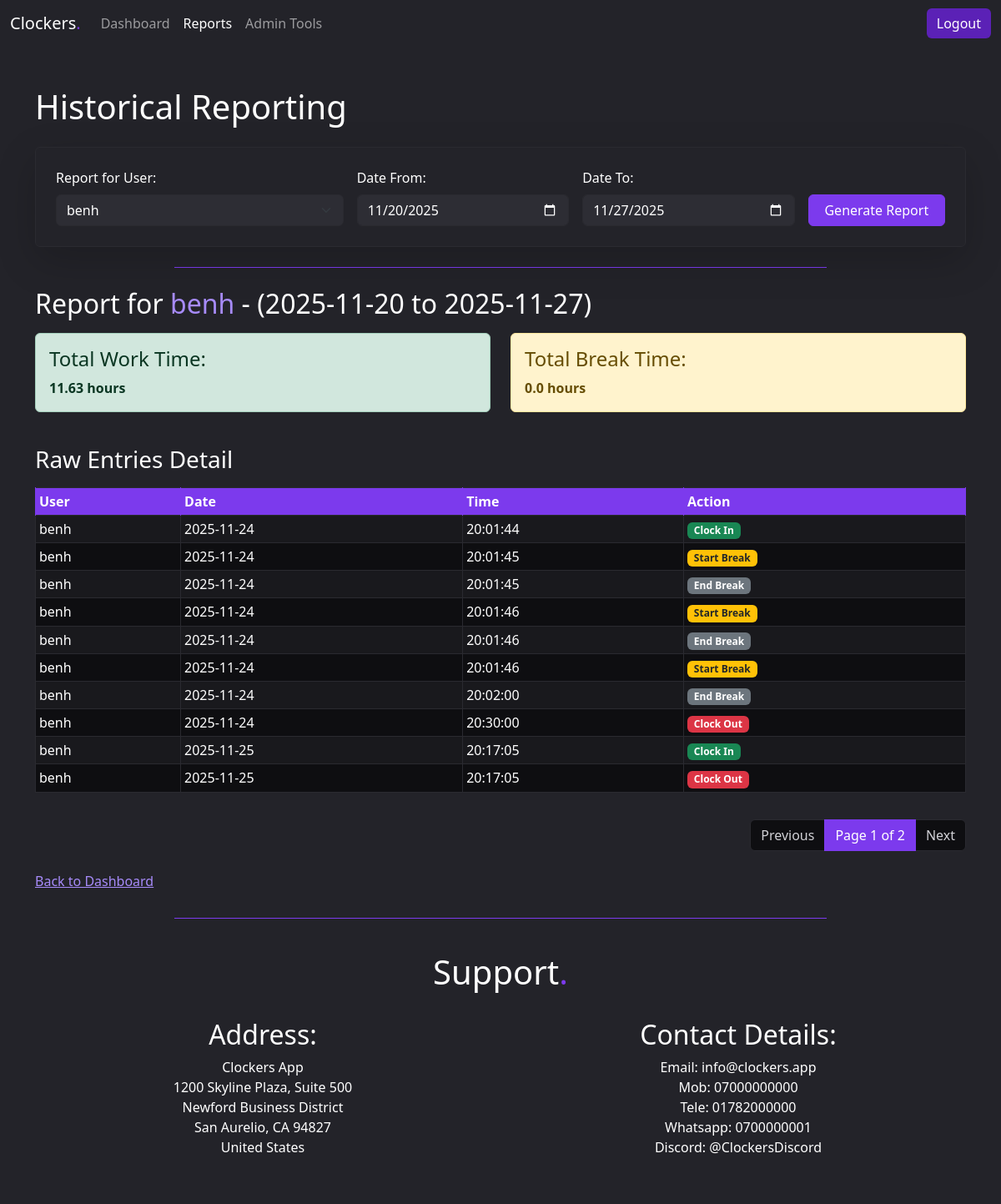
The app's page /reports/ (signed in) with its own data.
### time_tracker/models.py (models this page shows, shortened)
class TimeEntry(models.Model):
    ACTION_CHOICES = [
        ('IN', 'Clock In'),
        ('OUT', 'Clock Out'),
        ('BREAK_START', 'Start Break'),
        ('BREAK_END', 'End Break'),
    ]
    user = models.ForeignKey(User, on_delete=models.CASCADE)
    timestamp = models.DateTimeField()
    action_type = models.CharField(max_length=12, choices=ACTION_CHOICES)
    date_only = models.DateField(db_index=True)
    class Meta:
        verbose_name_plural = "Time Entries"

### time_tracker/views.py (the view)
# urls.py: path('reports/', views.reports_view, name='reports'),
@login_required
def reports_view(request):
    today = timezone.localdate()
    default_start_date = today - timedelta(days=7)
    date_from_str = request.GET.get('date_from')
    date_to_str = request.GET.get('date_to')
    user_id_str = request.GET.get('user_id')
    target_user = request.user
    if request.user.is_staff and user_id_str:
        try:
            target_user = User.objects.get(id=user_id_str)
        except User.DoesNotExist:
            pass
    try:
        date_from = date.fromisoformat(date_from_str) if date_from_str else default_start_date
        date_to = date.fromisoformat(date_to_str) if date_to_str else today
    except ValueError:
        date_from = default_start_date
        date_to = today
    if date_to < date_from:
        date_to = date_from
    results = calculate_time_period(target_user, date_from, date_to)
    all_report_entries = results['raw_entries']
    PAGINATE_BY = 10
    paginator = Paginator(all_report_entries, PAGINATE_BY)
    page_number = request.GET.get('page')
    page_obj = paginator.get_page(page_number)
    query_params_dict = {
        'date_from': date_from.isoformat(),
        'date_to': date_to.isoformat(),
    }
    if request.user.is_staff and target_user.id != request.user.id:
        query_params_dict['user_id'] = target_user.id
    query_params = urlencode(query_params_dict)
    context = {
        'date_from': date_from.isoformat(),
        'date_to': date_to.isoformat(),
        'target_user': target_user,
        'is_admin': request.user.is_staff,
        'users': User.objects.all().order_by('username') if request.user.is_staff else None,
        'total_work_time': results['work_duration'],
        'total_break_time': results['break_duration'],
        'raw_entries': page_obj,
        'query_params': query_params,
    }
    return render(request, 'time_tracker/reports.html', context)

### time_tracker/templates/time_tracker/reports.html (shortened to what this page needs)
{% extends 'base.html' %}
{% block content %}
    <h1 class="mb-4">Historical Reporting</h1>
    <div class="card p-4 mb-4 custom-login-card shadow-lg">
        <form method="GET" action="{% url 'reports' %}">
            <div class="row g-3 align-items-end">
                {% if is_admin %}
                <div class="col-sm-12 col-md-4">
                    <label for="user_id" class="form-label">Report for User:</label>
                    <select id="user_id" name="user_id" class="form-select custom-select-dark">
                        {% for user in users %}
                            <option value="{{ user.id }}" {% if user.id == target_user.id %}selected{% endif %}>
                                {{ user.username }}
                            </option>
                        {% endfor %}
                    </select>
                </div>
                {% endif %}
                <div class="col-sm-6 col-md-3">
                    <label for="date_from" class="form-label">Date From:</label>
                    <input type="date" id="date_from" name="date_from" value="{{ date_from }}"
                           class="form-control custom-input-dark" required>
                </div>
                <div class="col-sm-6 col-md-3">
                    <label for="date_to" class="form-label">Date To:</label>
                    <input type="date" id="date_to" name="date_to" value="{{ date_to }}"
                           class="form-control custom-input-dark" required>
                </div>
                <div class="col-12 col-md-2 d-grid">
                    <button type="submit" class="btn btn-primary-custom">Generate Report</button>
                </div>
            </div>
        </form>
    </div> <hr class="hr-custom-width">
    <h2 class="mt-4">Report for <span class ="light-accent">{{ target_user.username }}</span> - ({{ date_from }} to {{ date_to }})</h2>
    {% if raw_entries %}
        <div class="row mb-4 mt-3">
            <div class="col-md-6">
                <div class="alert alert-success">
                    <h4>Total Work Time:</h4>
                    <strong>{{ total_work_time }} hours</strong>
                </div>
            </div>
            <div class="col-md-6">
                <div class="alert alert-warning">
                    <h4>Total Break Time:</h4>
                    <strong>{{ total_break_time }} hours</strong>
                </div>
            </div>
        </div>
        <h3 class="mb-3">Raw Entries Detail</h3>
        <div class="table-responsive">
        <table class="table table-striped table-hover table-bordered table-sm">
            <thead class="table-primary-header">
                <tr>
                    <th class ="text-nowrap-col">User</th>
                    <th class ="text-nowrap-col">Date</th>
                    <th class ="text-nowrap-col">Time</th>
                    <th class ="text-nowrap-col">Action</th>
                </tr>
            </thead>
            <tbody>
                {% for entry in raw_entries %}
                <tr>
                    <td class ="text-nowrap-col">{{ entry.user.username }}</td>
                    <td class ="text-nowrap-col">{{ entry.date_only|date:"Y-m-d" }}</td>
                    <td class ="text-nowrap-col">{{ entry.timestamp|date:"H:i:s" }}</td>
                    <td class ="text-nowrap-col">
                        <span class="badge
                            {% if entry.action_type == 'IN' %}bg-success
                            {% elif entry.action_type == 'OUT' %}bg-danger
                            {% elif entry.action_type == 'BREAK_START' %}bg-warning text-dark
                            {% else %}bg-secondary
                            {% endif %}">
                            {% if entry.action_type == 'IN' %}Clock In
                            {% elif entry.action_type == 'OUT' %}Clock Out
                            {% elif entry.action_type == 'BREAK_START' %}Start Break
                            {% elif entry.action_type == 'BREAK_END' %}End Break
                            {% endif %}
                        </span>
                    </td>
                </tr>
                {% endfor %}
            </tbody>
        </table>
        </div>
        {% if raw_entries.has_other_pages %}
            <nav aria-label="Page navigation" class="mt-3">
                <ul class="pagination justify-content-end">
                    {% if raw_entries.has_previous %}
                        <li class="page-item">
                            <a class="page-link" href="?page={{ raw_entries.previous_page_number }}&{{ query_params }}">Previous</a>
                        </li>
                    {% else %}
                        <li class="page-item disabled">
                            <span class="page-link">Previous</span>
                        </li>
                    {% endif %}
                    <li class="page-item active" aria-current="page">
                        <span class="page-link">
                            Page {{ raw_entries.number }} of {{ raw_entries.paginator.num_pages }}
                        </span>
                    </li>
                    {% if raw_entries.has_next %}
                        <li class="page-item">
                            <a class="page-link" href="?page={{ raw_entries.next_page_number }}&{{ query_params }}">Next</a>
                        </li>
                    {% else %}
                        <li class="page-item disabled">
                            <span class="page-link">Next</span>
                        </li>
                    {% endif %}
                </ul>
            </nav>
        {% endif %}
    {% else %}
        <p class="alert alert-info">No clocking activity found in the selected date range for this user.</p>
    {% endif %}
    <p class="mt-4"><a href="{% url 'dashboard' %}">Back to Dashboard</a></p>
{% endblock content %}

### time_tracker/static/css/style.css (style rules this page uses)
:root { --color-primary: #7C3AED; --color-primary-light: #A78BFA; --color-primary-dark: #5B21B6; --background-primary: #0E0E11; --background-secondary: #1A1A1F; --background-elevated: #232329; --surface: #2D2D34; --text-primary: #FFFFFF; --text-secondary: #D1D1D6; --text-tertiary: #A1A1AA; --text-disabled: #6B6B75; --border-light: #3A3A41; --border-medium: #2A2A30; --focus-ring: #A78BFA; --overlay-hover: #FFFFFF0D; --overlay-active: #FFFFFF1A; --overlay-pressed: #7C3AED1A; --surface-disabled: #1A1A1F; --success: #22C55E; --warning: #FACC15; --error: #EF4444; --info: #3B82F6; }
html, body { background: var(--background-elevated); color: var(--text-primary); margin: 0; padding: 0; }
.light-accent { color: var(--color-primary-light); }
.table-primary-header { background-color: var(--color-primary) !important; color: var(--text-primary) !important; }
.table-primary-header th { background-color: var(--color-primary) !important; color: var(--text-primary) !important; border-color: var(--color-primary) !important; }
.table { color: var(--text-primary) !important; --bs-table-border-color: var(--border-medium); border-color: var(--border-medium) !important; background-color: transparent !important; }
.table tbody tr > * { background-color: var(--background-primary) !important; color: var(--text-primary) !important; }
.table-striped > tbody > tr:nth-of-type(odd) > * { background-color: var(--background-secondary) !important; }
.hr-custom-width { max-width: 70%; margin-left: auto; margin-right: auto; display: block; border-top: 1px solid var(--color-primary); opacity: 1; }
.page-link, .page-link:hover, .page-link:focus { color: var(--text-secondary) !important; background-color: var(--background-primary) !important; border-color: var(--border-medium) !important; }
.page-item.active .page-link { background-color: var(--color-primary) !important; border-color: var(--color-primary) !important; color: var(--text-primary) !important; }
.text-nowrap-col { white-space: nowrap; }
.custom-login-card { background-color: var(--background-elevated) !important; color: var(--text-primary); border: 1px solid var(--border-medium); }
.btn-primary-custom { background-color: var(--color-primary) !important; border-color: var(--color-primary) !important; color: var(--text-primary) !important; }
a { color: var(--color-primary-light); }
.custom-select-dark, .custom-input-dark, .custom-input-dark[type="time"], .custom-login-card input[type="text"], .custom-login-card input[type="password"] { background-color: var(--surface) !important; color: var(--text-primary) !important; border-color: var(--border-medium) !important; }

### records on screen
TimeEntry: user.username "benh", date_only "2025-11-24", timestamp "20:01:44", action_type "Clock In"
TimeEntry: user.username "benh", date_only "2025-11-24", timestamp "20:01:45", action_type "Start Break"
TimeEntry: user.username "benh", date_only "2025-11-24", timestamp "20:01:45", action_type "End Break"
TimeEntry: user.username "benh", date_only "2025-11-24", timestamp "20:01:46", action_type "Start Break"
TimeEntry: user.username "benh", date_only "2025-11-24", timestamp "20:01:46", action_type "End Break"
TimeEntry: user.username "benh", date_only "2025-11-24", timestamp "20:01:46", action_type "Start Break"
TimeEntry: user.username "benh", date_only "2025-11-24", timestamp "20:02:00", action_type "End Break"
TimeEntry: user.username "benh", date_only "2025-11-24", timestamp "20:30:00", action_type "Clock Out"
TimeEntry: user.username "benh", date_only "2025-11-25", timestamp "20:17:05", action_type "Clock In"
TimeEntry: user.username "benh", date_only "2025-11-25", timestamp "20:17:05", action_type "Clock Out"

### other values on screen
{{ target_user.username }} "benh"
{{ date_from }} "2025-11-20"
{{ date_to }} "2025-11-27"
{{ total_work_time }} "11.63"
{{ total_break_time }} "0.0"
{{ raw_entries.number }} "1"
{{ raw_entries.paginator.num_pages }} "2"
form field user_id "benh"
